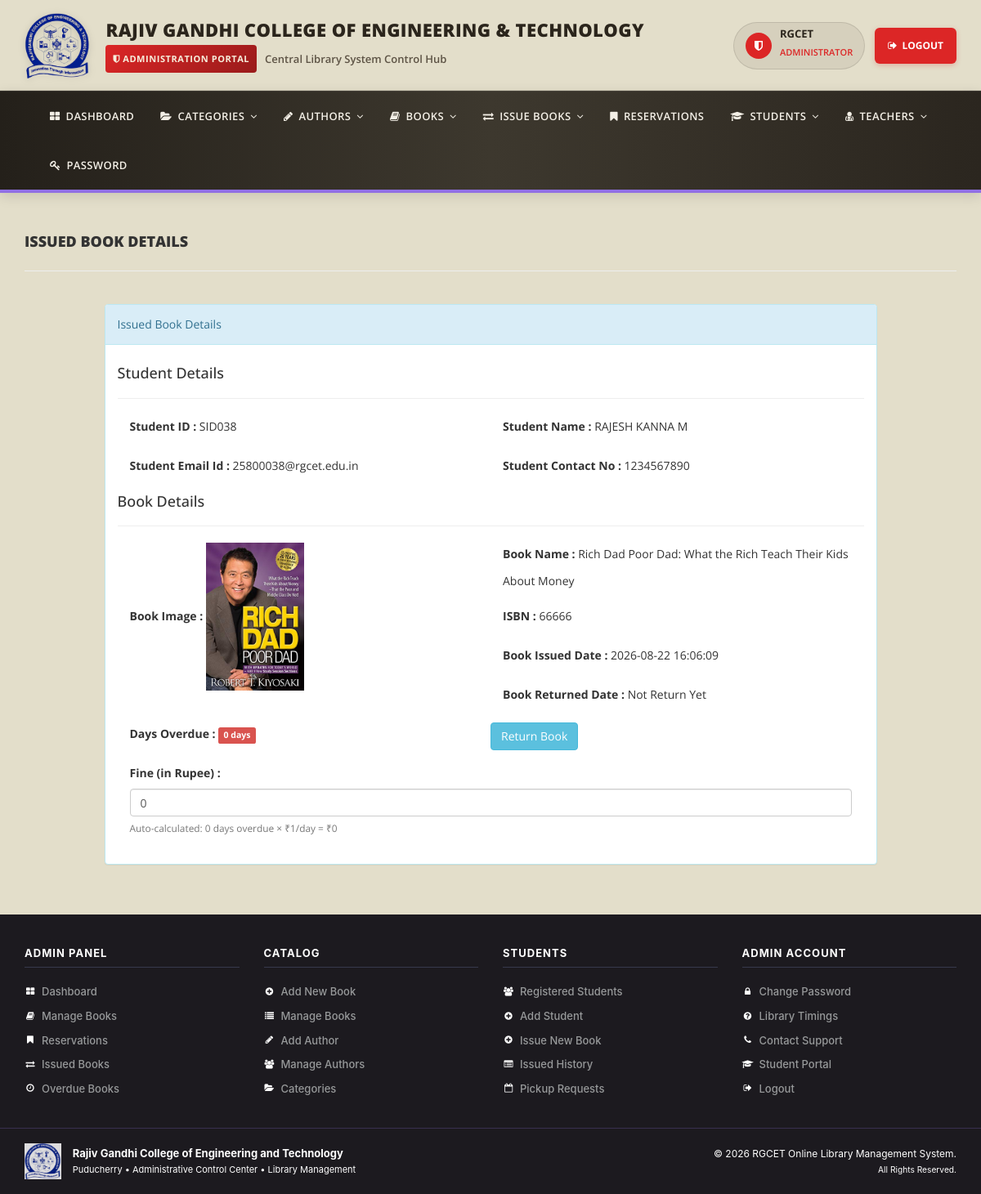
Page /admin/update-issue-bookdeails.php?rid=12 (signed in) on the committed database.
### tables this page shows
CREATE TABLE `tblissuedbookdetails` (

  `id` int(11) NOT NULL AUTO_INCREMENT,

  `BookId` int(11) DEFAULT NULL,

  `StudentID` varchar(150) DEFAULT NULL,

  `IssuesDate` timestamp NULL DEFAULT current_timestamp(),

  `ReturnDate` timestamp NULL DEFAULT NULL ON UPDATE current_timestamp(),

  `RetrunStatus` int(1) DEFAULT NULL,

  `fine` int(11) DEFAULT NULL,

  `remark` mediumtext NOT NULL,

  PRIMARY KEY (`id`)

);

CREATE TABLE `tblstudents` (

  `id` int(11) NOT NULL AUTO_INCREMENT,

  `StudentId` varchar(100) DEFAULT NULL,

  `FullName` varchar(120) DEFAULT NULL,

  `EmailId` varchar(120) DEFAULT NULL,

  `MobileNumber` char(11) DEFAULT NULL,

  `Password` varchar(120) DEFAULT NULL,

  `Status` int(1) DEFAULT NULL,

  `RegDate` timestamp NULL DEFAULT current_timestamp(),

  `UpdationDate` timestamp NULL DEFAULT NULL ON UPDATE current_timestamp(),

  `Department` varchar(100) DEFAULT NULL,

  `Year` varchar(10) DEFAULT NULL,

  PRIMARY KEY (`id`),

  UNIQUE KEY `StudentId` (`StudentId`)

);

CREATE TABLE `tblbooks` (

  `id` int(11) NOT NULL AUTO_INCREMENT,

  `BookName` varchar(255) DEFAULT NULL,

  `CatId` int(11) DEFAULT NULL,

  `AuthorId` int(11) DEFAULT NULL,

  `ISBNNumber` varchar(25) DEFAULT NULL,

  `BookPrice` decimal(10,2) DEFAULT NULL,

  `bookImage` varchar(250) NOT NULL,

  `bookPdf` varchar(255) DEFAULT NULL,

  `isIssued` int(1) DEFAULT NULL,

  `RegDate` timestamp NULL DEFAULT current_timestamp(),

  `UpdationDate` timestamp NULL DEFAULT NULL ON UPDATE current_timestamp(),

  `bookQty` int(11) DEFAULT NULL,

  PRIMARY KEY (`id`)

);

### admin/update-issue-bookdeails.php (the view, shortened to what this page needs)
<?php
include('includes/config.php');
if(strlen($_SESSION['alogin'])==0)
    {
header('location:index.php');
}
else{
?>
<!DOCTYPE html>
<html xmlns="http://www.w3.org/1999/xhtml">
<head>
    <link href="assets/css/bootstrap.css" rel="stylesheet" />
    <link href="assets/css/font-awesome.css" rel="stylesheet" />
    <link href="assets/css/style.css" rel="stylesheet" />
</head>
<body>
<?php include('includes/header.php');?>
    <div class="content-wrapper">
         <div class="container">
        <div class="row pad-botm">
            <div class="col-md-12">
                <h4 class="header-line">Issued Book Details</h4>
                            </div>
</div>
<div class="row">
<div class="col-md-10 col-sm-6 col-xs-12 col-md-offset-1">
<div class="panel panel-info">
<div class="panel-heading">
Issued Book Details
</div>
<div class="panel-body">
<form role="form" method="post">
<?php
$rid=intval($_GET['rid']);
$sql = "SELECT tblstudents.StudentId ,tblstudents.FullName,tblstudents.EmailId,tblstudents.MobileNumber,tblbooks.BookName,tblbooks.ISBNNumber,tblissuedbookdetails.IssuesDate,tblissuedbookdetails.ReturnDate,tblissuedbookdetails.id as rid,tblissuedbookdetails.fine,tblissuedbookdetails.RetrunStatus,tblbooks.id as bid,tblbooks.bookImage from  tblissuedbookdetails join tblstudents on tblstudents.StudentId=tblissuedbookdetails.StudentId join tblbooks on tblbooks.id=tblissuedbookdetails.BookId where tblissuedbookdetails.id=:rid";
$query = $dbh -> prepare($sql);
$query->bindParam(':rid',$rid,PDO::PARAM_STR);
$query->execute();
$results=$query->fetchAll(PDO::FETCH_OBJ);
if($query->rowCount() > 0)
{
foreach($results as $result)
{               ?>
<h4>Student Details</h4>
<hr />
<div class="col-md-6">
<div class="form-group">
<label>Student ID :</label>
<?php echo htmlentities($result->StudentId);?>
</div></div>
<div class="col-md-6">
<div class="form-group">
<label>Student Name :</label>
<?php echo htmlentities($result->FullName);?>
</div></div>
<div class="col-md-6">
<div class="form-group">
<label>Student Email Id :</label>
<?php echo htmlentities($result->EmailId);?>
</div></div>
<div class="col-md-6">
<div class="form-group">
<label>Student Contact No :</label>
<?php echo htmlentities($result->MobileNumber);?>
</div></div>
<h4>Book Details</h4>
<hr />
<div class="col-md-6">
<div class="form-group">
<label>Book Image :</label>
<img src="bookimg/<?php echo htmlentities($result->bookImage); ?>" width="120">
</div></div>
<div class="col-md-6">
<div class="form-group">
<label>Book Name :</label>
<?php echo htmlentities($result->BookName);?>
</div>
</div>
<div class="col-md-6">
<div class="form-group">
<label>ISBN :</label>
<?php echo htmlentities($result->ISBNNumber);?>
</div>
</div>
<div class="col-md-6">
<div class="form-group">
<label>Book Issued Date :</label>
<?php echo htmlentities($result->IssuesDate);?>
</div></div>
<div class="col-md-6">
<div class="form-group">
<label>Book Returned Date :</label>
<?php if($result->ReturnDate=="")
                                            {
                                                echo htmlentities("Not Return Yet");
                                            } else {
                                            echo htmlentities($result->ReturnDate);
}
                                            ?>
</div>
</div>
<div class="col-md-6">
<div class="form-group">
<label>Days Overdue :</label>
<?php
$issueDate = new DateTime($result->IssuesDate);
$today = new DateTime('today');
$daysDifference = $today->diff($issueDate)->days;
$daysOverdue = max(0, $daysDifference - 7);
echo '<span class="label label-danger">' . htmlentities($daysOverdue) . ' days</span>';
?>
</div>
</div>
<div class="col-md-12">
<div class="form-group">
<label>Fine (in Rupee) :</label>
<?php
$issueDate = new DateTime($result->IssuesDate);
$today = new DateTime('today');
$daysDifference = $today->diff($issueDate)->days;
$daysOverdue = max(0, $daysDifference - 7);
$calculatedFine = $daysOverdue * 1;
if($result->fine=="")
{?>
<input class="form-control" type="text" name="fine" id="fine" value="<?php echo htmlentities($calculatedFine); ?>" required />
<small class="text-muted">Auto-calculated: <?php echo htmlentities($daysOverdue); ?> days overdue × ₹1/day = ₹<?php echo htmlentities($calculatedFine); ?></small>
<?php }else {
echo htmlentities($result->fine);
}
?>
</div>
</div>
 <?php if($result->RetrunStatus==0){?>
<button type="submit" name="return" id="submit" class="btn btn-info">Return Book </button>
 </div>
<?php }}} ?>
                            </div>
                        </div>
                            </div>
        </div>
    </div>
  <?php include('includes/footer.php');?>
</body>
</html>
<?php } ?>

### admin/assets/css/style.css (style rules this page uses)
html { height: 100%; }
body { font-family: 'Open Sans', sans-serif; line-height: 28px; background-color: rgb(227, 222, 202); display: flex; min-height: 100%; flex-direction: column; margin: 0; padding: 0; }
.content-wrapper { margin-top: 40px; padding-bottom: 40px; flex: 1 0 auto; }
.header-line { font-weight: 900; padding-bottom: 25px; border-bottom: 1px solid #eeeeee; text-transform: uppercase; }
.pad-botm { padding-bottom: 30px; }

### rows in the picture
tblissuedbookdetails: tblstudents.StudentId "SID038", tblstudents.FullName "RAJESH KANNA M", tblstudents.EmailId "25800038@rgcet.edu.in", tblstudents.MobileNumber "1234567890", BookId.bookImage (picture), BookId.BookName "Rich Dad Poor Dad: What the Rich Teach Their Kids About Money", BookId.ISBNNumber "66666", IssuesDate "2026-08-22 16:06:09", IssuesDate "0", fine "0", shows "Return Book"

### other values in the picture
$adminName "RGCET"
